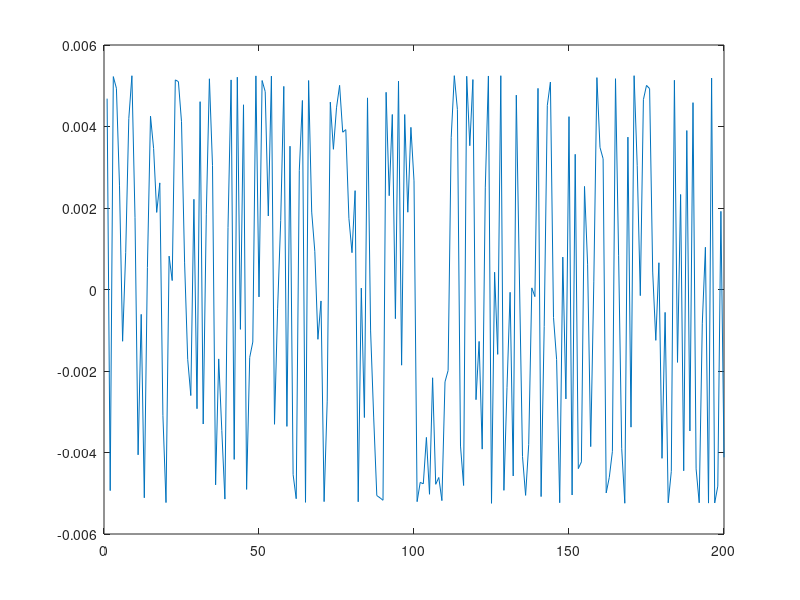

Write the MATLAB code that produced this figure.
N = 200;
%theta = rand(N, 1) * pi; %10 zadatak
theta = (rand(N, 1) - 1/2) * 2 * pi;
Ts = 0.01;
M = 10000;
X = zeros (M, N);
for i = 1 : N
    for t = 1 : M; 
        X(t, i) = cos(t * Ts + theta(i));
    end
end
A = zeros(N, 1);
for i = 1 : N
    A(i) =  mean(X(:, i));
end
plot(A);